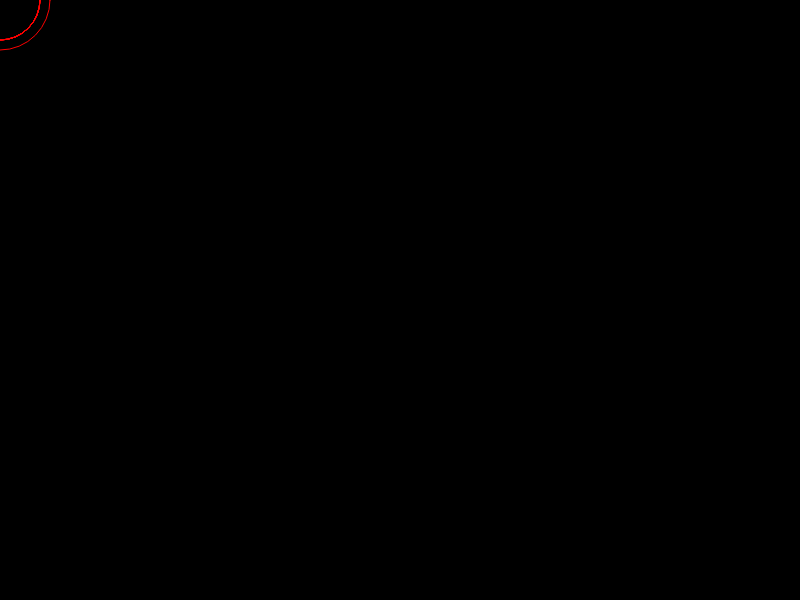
Frame 1 (no input)
Frame 60 (no input): identical to frame 1, image omitted
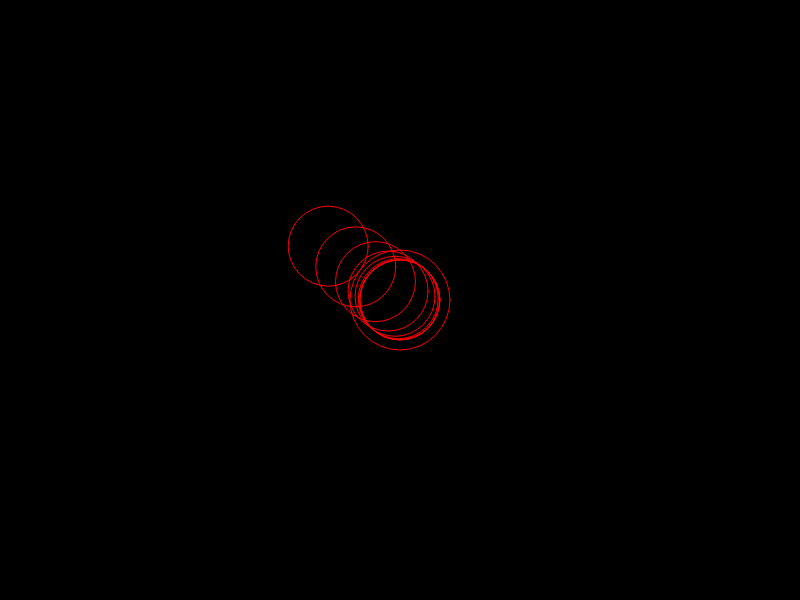
Frame 120 (the mouse pressed at the canvas centre since frame 60)

The p5.js sketch that drew these frames (run headless with seeded random() and noise() and a simulated clock; from frame 60 on, the mouse is pressed at the canvas centre):

// p5.js sketch
// ── sketch.js
var trailX = [0,0,0,0,0,0,0,0,0,0]
var trailY = [0,0,0,0,0,0,0,0,0,0]

function setup()
{
	createCanvas(800,600);
	noFill();
	stroke(255,0,0);
}

function draw()
{
	background(0);

	// mouse ellipse
	ellipse(mouseX,mouseY,100,100);
    
    // trail ellipse #0
	trailX[0] = (mouseX + trailX[0] * 5) / 6;
	trailY[0] = (mouseY + trailY[0] * 5) / 6;
    ellipse(trailX[0],trailY[0],80,80);


    for (var i = 1; i < 9; i=i + 1)
    {
	trailX[i] = (trailX[i-1] + trailX[i] * 5) / 6;
	trailY[i] = (trailY[i-1] + trailY[i] * 5) / 6;
    ellipse(trailX[i],trailY[i],80,80);
    }

}
